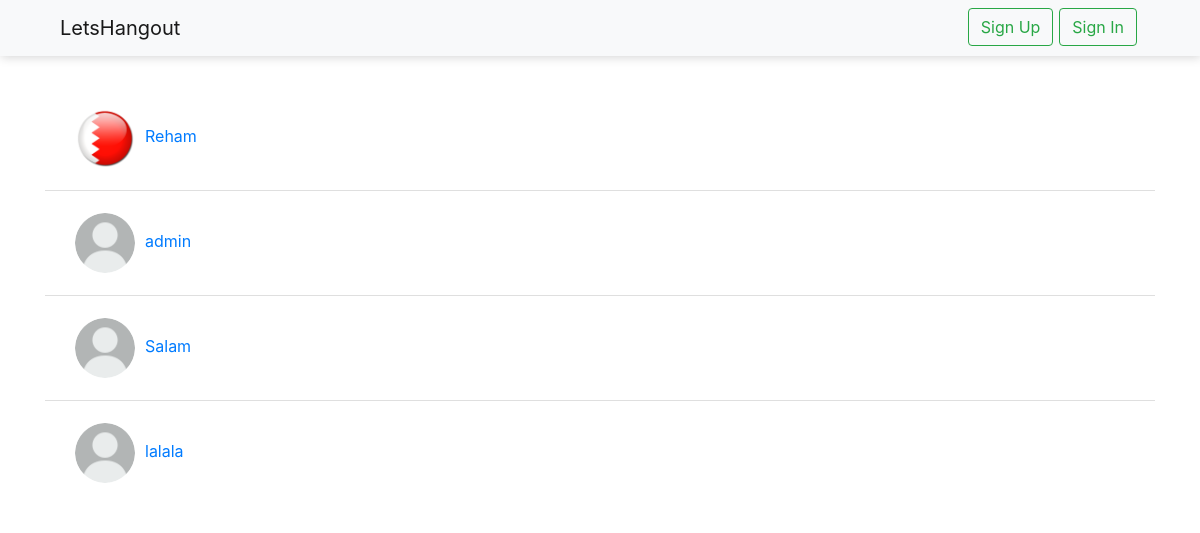
The page /search_profile/ on the database as committed earlier.
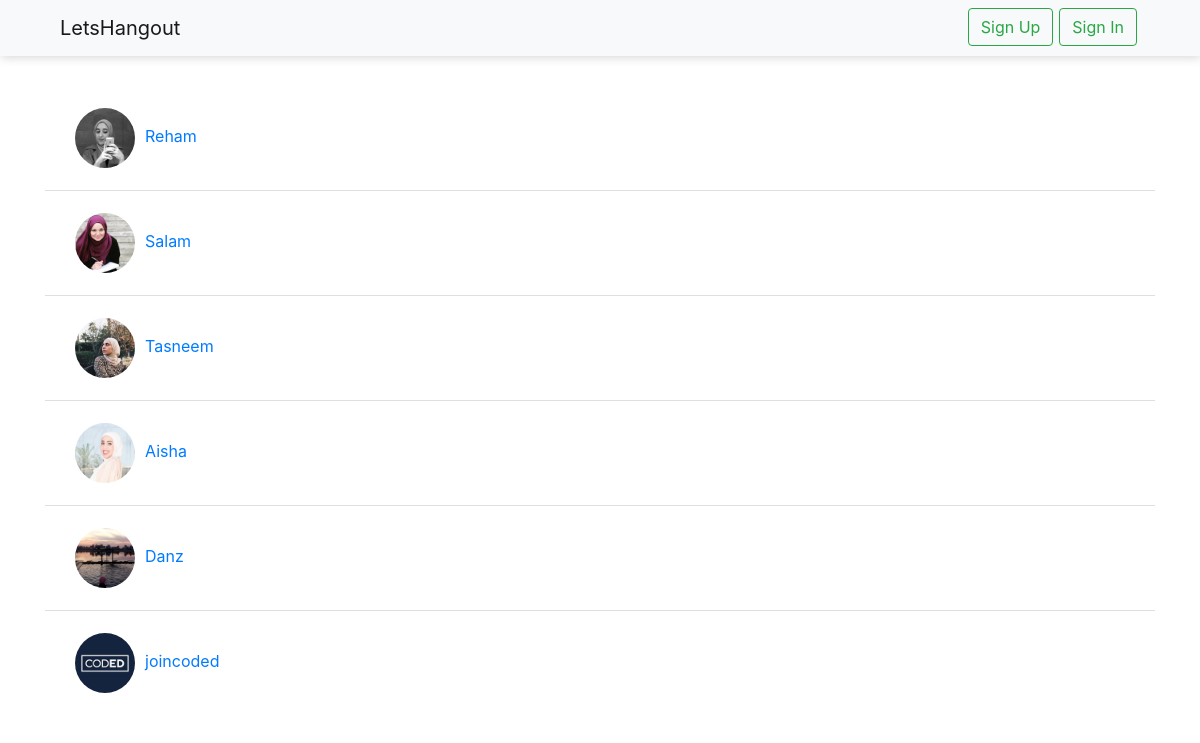
The same page on the database as committed later.
### hangout/models.py (models this page shows, shortened)
class Profile(models.Model):
	user = models.OneToOneField(User , on_delete=models.CASCADE)
	profile_image = models.ImageField(default='none.png')
	profile_bio = models.TextField(max_length=300, null=True)

### hangout/views.py (the view)
# urls.py: path('search_profile/', views.search_profile, name="search_profile"),
def search_profile(request):
	query = request.GET.get("q")
	profiles = Profile.objects.all()
	if query:
		profiles = profiles.filter(user__username__contains=query)
	context = {
	'profiles': profiles,
	}
	return render(request, 'search_profile.html', context)

### hangout/templates/search_profile.html (shortened to what this page needs)
{% extends "base.html" %}
{% load crispy_forms_tags %}
{% block content %}
<div class="row">
	<div class="col-lg-12">
		<ul class="list-group list-group-flush">
		{% for profile in profiles %}
		  <li class="list-group-item"><a href="{% url 'profile' profile_id=profile.id %}"><img class="profile-image rounded-circle" src="{{profile.profile_image.url}}"" alt="profile-image">{{profile.user}}</a></li>
		{% endfor %}
		</ul>
	</div>
</div>
{% endblock content %}

### hangout/templates/base.html (shortened to what this page needs)
<!DOCTYPE html>
<html>
<head>
    <link rel="stylesheet" href="https://maxcdn.bootstrapcdn.com/bootstrap/4.0.0/css/bootstrap.min.css">
</head>
<body>
<nav class="navbar navbar-expand-lg navbar-light bg-light nav-space my-nav">
    <div class="container">
          <div class="row full-width">
                <div class="col-4">
                    <a class="navbar-brand" href="{% url 'home' %}">LetsHangout</a>
                </div>
                <div class="col-4">
                </div>
                <div class="col-4">
                        {% if request.user.is_authenticated %}
                       <a class="float-right" href="{% url 'logout' %}"><i style=" vertical-align: -webkit-baseline-middle; margin-left: 15px" class="fas fa-sign-out-alt fa-lg"></i></a>
                        <a class="float-right" href="{% url 'profile' profile_id=request.user.profile.id %}"><img class="small-profile-image rounded-circle" src="{{request.user.profile.profile_image.url}}"" alt="profile-image">{{request.user}}</a>
                        {% else %}
                        <a class="float-right btn btn-outline-success inline-space" href="{% url 'login'%}">Sign In</a>
                        <a class="float-right btn btn-outline-success inline-space" href="{% url 'signup'%}">Sign Up</a>
                        {% endif %}
                </div>
        </div>
    </div>
</nav>
<div class="container">
{% block content %}
{% endblock content %}
</div>
</body>
</html>

### hangout/templates/base.html (style rules this page uses)
img.profile-image { width: 60px; margin: 10px; }
.full-width { width: 100% !important; margin: auto !important; }
.inline-space { margin-left: 3px; margin-right: 3px }
.nav-space { margin-bottom: 30px; }
.my-nav { box-shadow: 1px 1px 10px lightgrey; }

Rows that differ between the two databases and show on the page:
removed Profile: profile_image (placeholder picture), user "admin"
removed Profile: profile_image (placeholder picture), user "lalala"
changed Profile "Reham": profile_image: a different picture
changed Profile "Salam": profile_image: picture added in place of a placeholder
added Profile: profile_image (picture), user "Tasneem"
added Profile: profile_image (picture), user "Aisha"
added Profile: profile_image (picture), user "Danz"
added Profile: profile_image (picture), user "joincoded"
